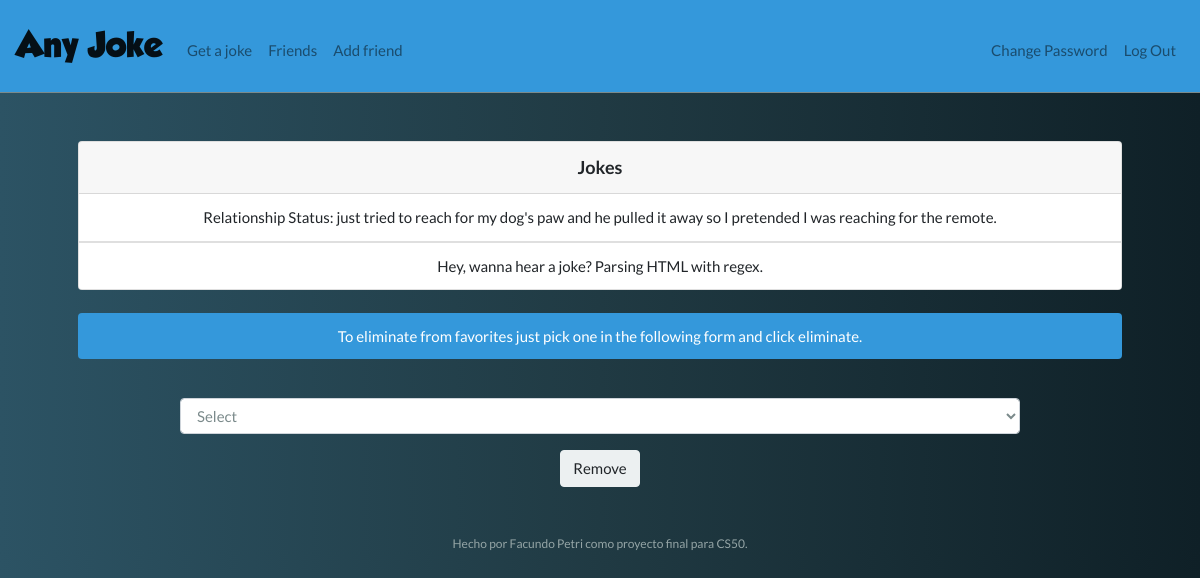
The page / (signed in) on the database its author committed.
### tables this page shows
CREATE TABLE 'favorites' ('id' INTEGER PRIMARY KEY AUTOINCREMENT NOT NULL, 'user_id' INTEGER NOT NULL, 'joke_id' INTEGER NOT NULL, joketext TEXT, FOREIGN KEY(user_id) REFERENCES users(id));

### application.py (the view)
@app.route("/", methods=["GET", "POST"])
@login_required
def index():
    myJokes = db.execute("SELECT joketext FROM favorites WHERE user_id = :user_id", user_id=session["user_id"])
    if request.method == "POST":
        joketext = request.form.get("remove")
        db.execute("DELETE FROM favorites WHERE joketext = :joketext AND user_id = :user_id", joketext=joketext, user_id=session["user_id"])
        flash("Joke eliminated from favorites!")
        return redirect("/")
    else:
        return render_template("index.html", myJokes=myJokes)

### application.py (called while the page is built)
@app.after_request
def after_request(response):
    response.headers["Cache-Control"] = "no-cache, no-store, must-revalidate"
    response.headers["Expires"] = 0
    response.headers["Pragma"] = "no-cache"
    return response

### helpers.py (called while the page is built)
def login_required(f):
    @wraps(f)
    def decorated_function(*args, **kwargs):
        if session.get("user_id") is None:
            return redirect("/login")
        return f(*args, **kwargs)
    return decorated_function

### templates/index.html (shortened to what this page needs)
{% extends "layout.html" %}
{% block main %}
<div class="card" style="width: 100%;">
  <div class="card-header" style="font-weight: bold; font-size: large;">
    Jokes
  </div>
  {% for myJoke in myJokes %}
      <ul class="list-group list-group-flush">
        <li class="list-group-item">{{ myJoke["joketext"]}}</li>
      </ul>
  {% endfor %}
</div>
<br>
    <div class="alert alert-info" role="alert">
      To eliminate from favorites just pick one in the following form and click eliminate.
    </div>
<br>
    <form action="/" method="post">
        <div class="form-group">
            <select class="form-control" name="remove">
                <option disabled selected value>Select</option>
            </select>
        </div>
        <button class="btn btn-light" type="submit">Remove</button>
    </form>
{% endblock %}

### static/styles.css (style rules this page uses)
body { background: #0f2027; background: -webkit-linear-gradient( to right, #2c5364, #203a43, #0f2027 ); background: linear-gradient( to right, #2c5364, #203a43, #0f2027 ); }
main .form-control { display: inline-block; width: auto; }

### rows shown on the page
favorites: joketext "Relationship Status: just tried to reach for my dog's paw and he pulled it away so I pretended I was reaching for the remote."
favorites: joketext "Hey, wanna hear a joke? Parsing HTML with regex."
